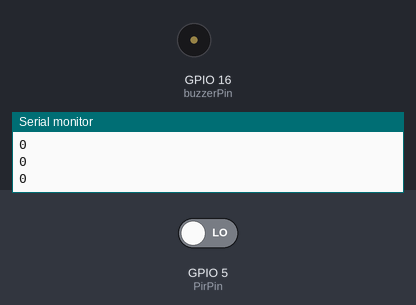
The sketch below on a simulated ESP32. Parts: buzzer (waves = sounding, pin HIGH), the last lines printed to the serial monitor. Inputs (shaded band) come from the test bench; at power-on: GPIO 5 (PirPin) LOW.

Above: at 1.2 s.
1.3 s: GPIO 5 (PirPin) driven HIGH
At 2.5 s:
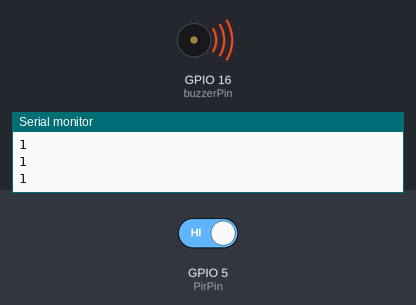
2.8 s: GPIO 5 (PirPin) driven LOW
At 3.8 s:
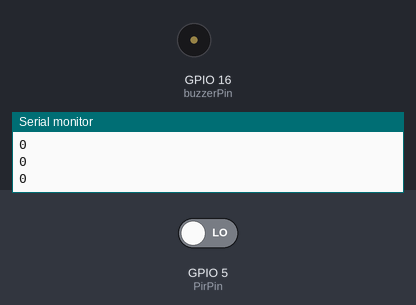
Timing chart, 0 to 5.8 s (numbered marks = the images above; inputs shaded):
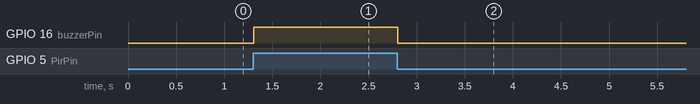

Measured:
- after the input at 1.3 s, GPIO 16 (buzzerPin): LOW → HIGH at once
- after the input at 2.8 s, GPIO 16 (buzzerPin): HIGH → LOW at once

The sketch:

sketch_jan15a.ino
```cpp
// the pins are constant integers because their values shouldn't change.
const int PirPin = 5; // The PIR sensor is connected to the GPIO5 pin (digital pin 1).
const int buzzerPin = 16; // The Buzzer is conneted to the GPIO16 pin (Digital pin 0).
void setup()
{
  Serial.begin(115200); // starting serial communication via USB  with a  baud rate of 115200
  pinMode(PirPin, INPUT); // configure digital pin 1 to act as an input
  pinMode(buzzerPin, OUTPUT); // configure digital pin 0 to act as output
}
void loop()
{
  int PirValue = digitalRead(PirPin); // reads value of the input from the PirPin
  Serial.println(PirValue);// prints data to serial monitor
  if (PirValue == 1)
  {
    digitalWrite(buzzerPin, HIGH); // write a high to the buzzer pin causing the buzzer to ring
  }
  else
  {
    digitalWrite(buzzerPin, LOW); // write a low to the buzzer pin and the buzzer doesn't ring
  }
  delay(10); // pauses program for 10 milliseconds
}
```
